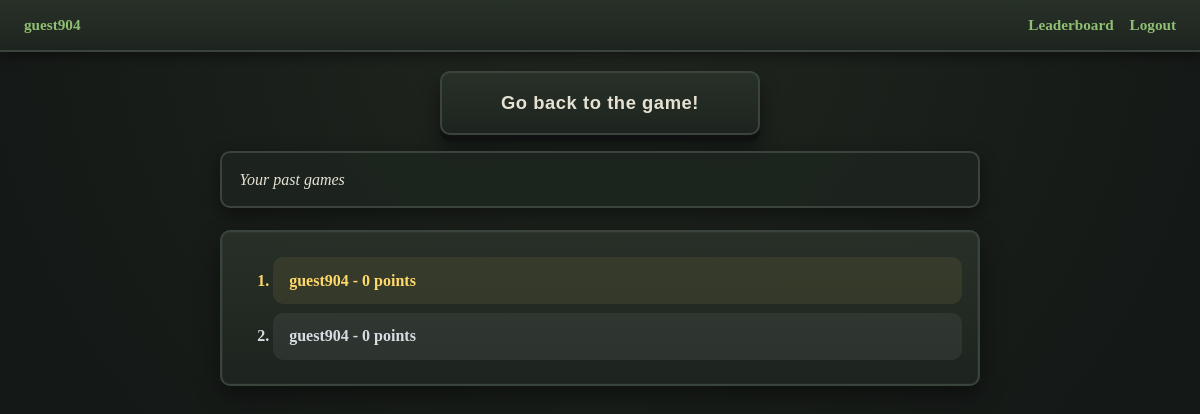
The app's page /profile (signed in) with its own data.
### tables this page shows
CREATE TABLE past_games
(
    user_id TEXT, 
    score INTEGER,
    cheats_used BOOLEAN,
    TIMESTAMP DEFAULT CURRENT_TIMESTAMP NOT NULL,
    PRIMARY KEY(user_id,timestamp),
    FOREIGN KEY (user_id) REFERENCES users(user_id)
);

### app.py (the view)
@app.route("/profile", methods=["POST","GET"])
@login_required
def profile():
    db = get_db()
    results = db.execute("""SELECT user_id,score
                        FROM past_games
                        WHERE user_id = ?
                        ORDER BY score DESC;""", (g.user,)).fetchall()
    return render_template("profile.html", results=results)

### app.py (called while the page is built)
@app.before_request
def load_logged_in_user():
    g.user = session.get("user_id", None)
    g.is_guest = session.get("is_guest",None)

def login_required(view):
    @wraps(view)
    def wrapped_view(*args, **kwargs):
        if g.user is None:
            return redirect(url_for('login', next=request.url))
        return view(*args, **kwargs)
    return wrapped_view

### database.py (called while the page is built)
def get_db():
    if "db" not in g:
        g.db = sqlite3.connect(DATABASE,
                detect_types=sqlite3.PARSE_DECLTYPES)
        g.db.row_factory = sqlite3.Row
    return g.db

### templates/profile.html
{% extends "base.html" %}
    {% block main %}
    <button><a href="{{ url_for('index') }}">Go back to the game!</a></button>
    <p><i>Your past games</i></p>
    {%if results%}
        <ol>
            {%for result in results%}
            <li>
                {{result["user_id"]}} -
                {{ result["score"] }} points
            </li>
            {%endfor%}
        </ol>
    {%else %}
        <p><i>No past games. Play to gain some.</i></p>
    {%endif%}
{% endblock %}

### static/main.css (style rules this page uses)
body { margin: 0; }
:root { --bg: #141816; --panel: #1d241f; --panel-light: #283128; --stone: #3a443d; --moss: #5e7a52; --accent: #8fbf72; --gold: #d7c27a; --text: #e6e2d3; --muted: #9ea08f; --shadow: rgba(0, 0, 0, 0.45); --radius: 10px; --gap: 1rem; }
* { margin: 0; padding: 0; box-sizing: border-box; }
html, body { height: 100%; }
body { font-family: "Garamond","Georgia",serif; background: radial-gradient(circle at top, #20261f 0%, var(--bg) 65%); color: var(--text); }
a { color: var(--accent); text-decoration: none; transition: 0.18s ease; font-weight: bold; }
body > p, body > ol { margin-left: auto; margin-right: auto; }
body > p { width: min(760px, 92vw); padding: 0.9rem 1.1rem; margin-top: 1rem; background: rgba(29, 36, 31, 0.92); border: 2px solid var(--stone); border-radius: var(--radius); color: var(--text); box-shadow: 0 6px 18px var(--shadow); line-height: 1.5; }
body > ol { width: min(760px, 92vw); margin-top: 1.4rem; margin-bottom: 2rem; padding: 1rem 1rem 1rem 3.2rem; background: linear-gradient(to bottom, rgba(40,49,40,0.96), rgba(29,36,31,0.96)); border: 2px solid var(--stone); border-radius: var(--radius); box-shadow: 0 10px 24px var(--shadow), inset 0 0 0 1px rgba(255,255,255,0.03); }
body > ol li { margin: 0.55rem 0; padding: 0.9rem 1rem; background: rgba(255,255,255,0.03); border-radius: 10px; color: var(--text); font-weight: bold; transition: transform 0.12s ease, background 0.12s ease; }
body > ol li:nth-child(1) { color: #ffd86b; background: rgba(255, 216, 107, 0.08); }
body > ol li:nth-child(2) { color: #d8dde3; background: rgba(216, 221, 227, 0.07); }
body > button { display: block; margin: 1.2rem auto 0 auto; min-width: 320px; min-height: 64px; padding: 0; background: linear-gradient(to bottom, var(--panel-light), var(--panel)); border: 2px solid var(--stone); border-radius: var(--radius); box-shadow: 0 6px 0 #111, 0 12px 20px var(--shadow); cursor: pointer; transition: transform 0.08s ease, border-color 0.15s ease, box-shadow 0.08s ease; }
body > button > a { display: flex; align-items: center; justify-content: center; width: 100%; height: 100%; padding: 1rem 1.5rem; color: var(--text); text-decoration: none; font-size: 1.15rem; font-weight: bold; letter-spacing: 0.03em; }

### records on screen
past_games: user_id "guest904", score "0"
past_games: user_id "guest904", score "0"

### other values on screen
{{ g.user }} "guest904"
